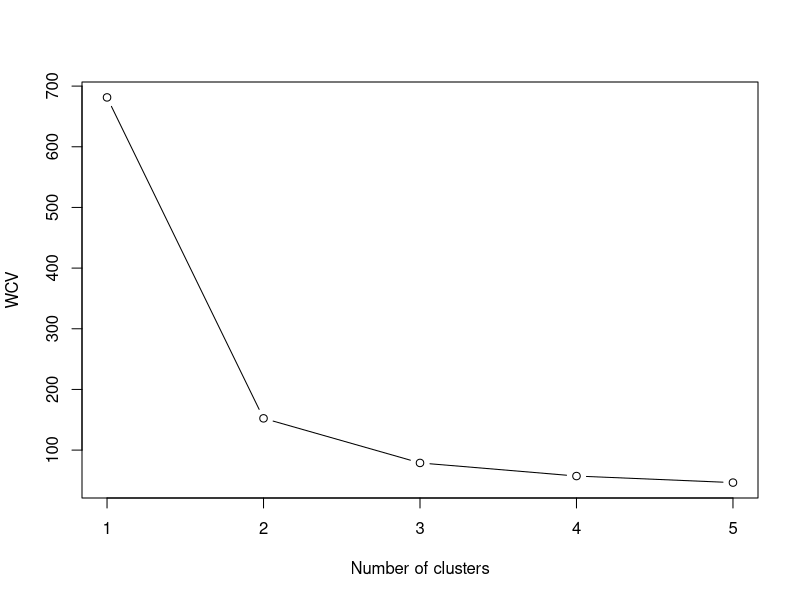
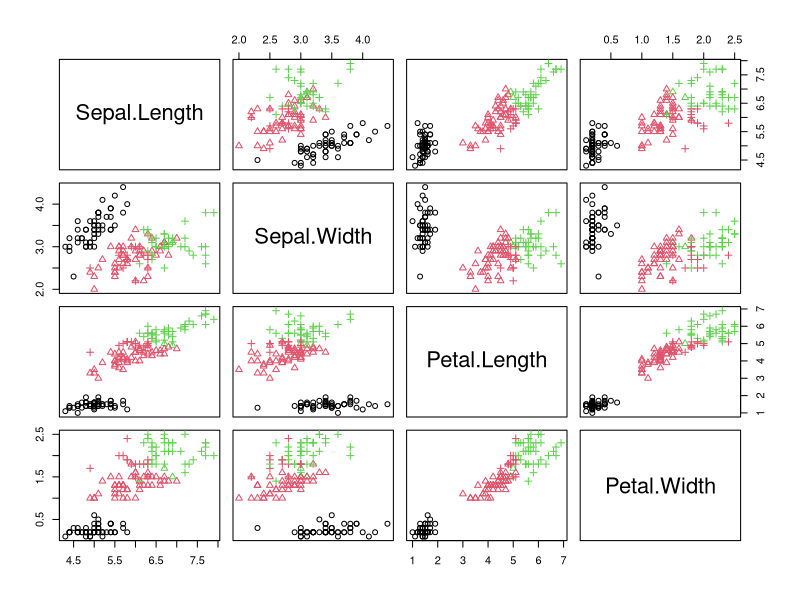
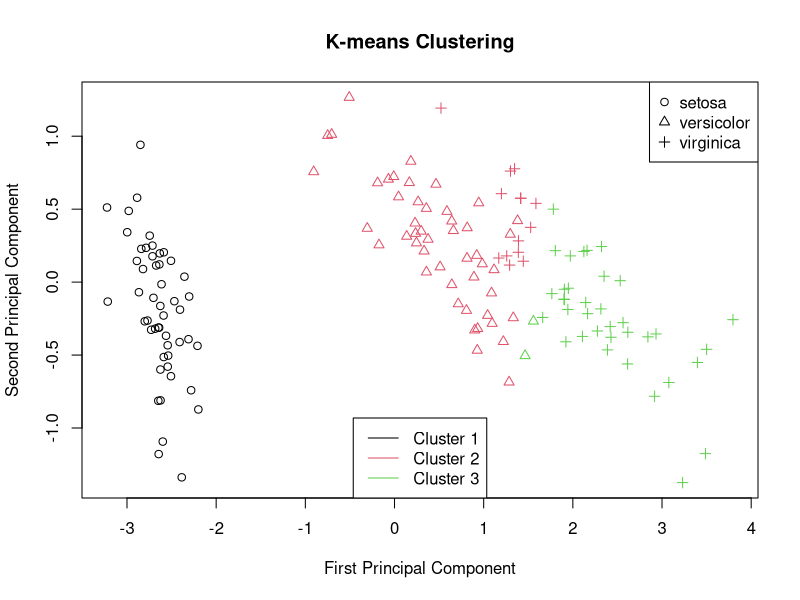
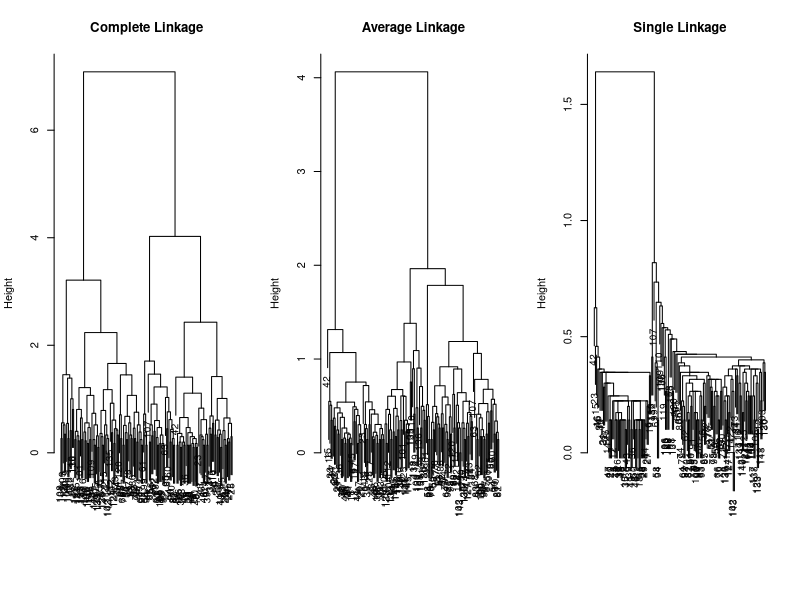
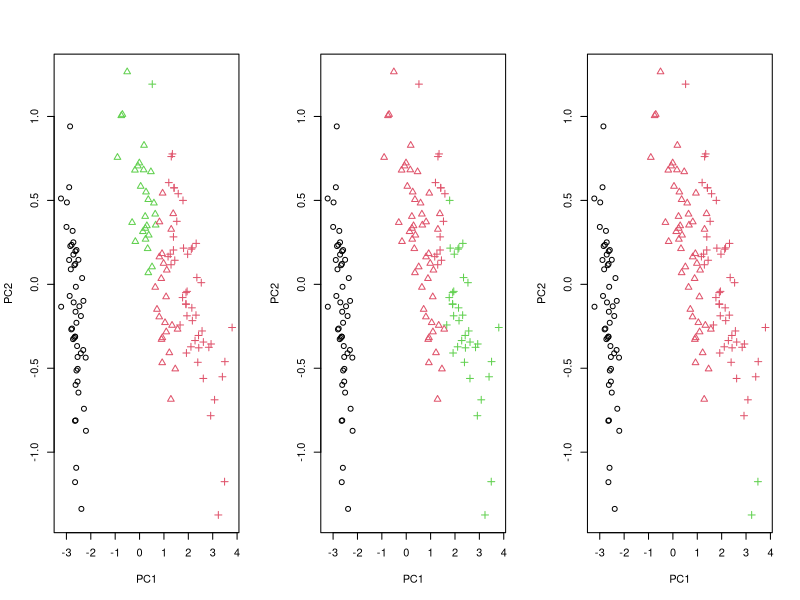
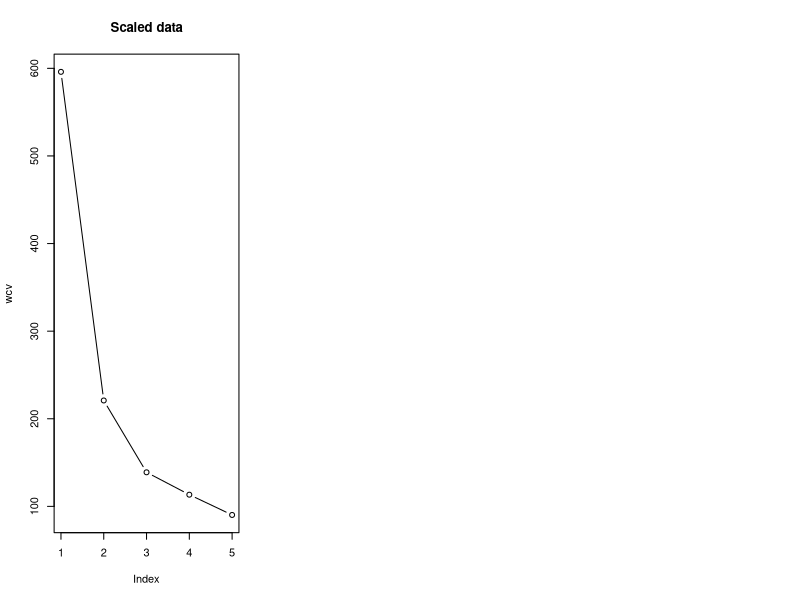
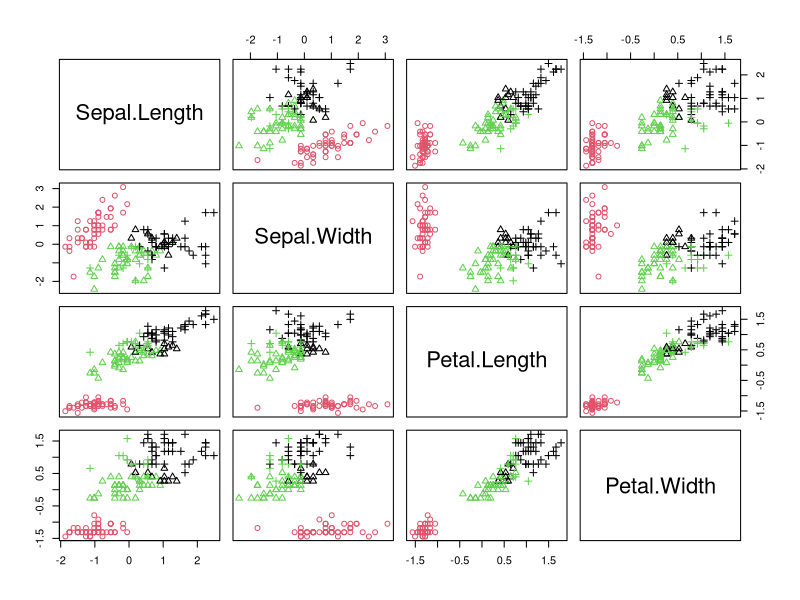
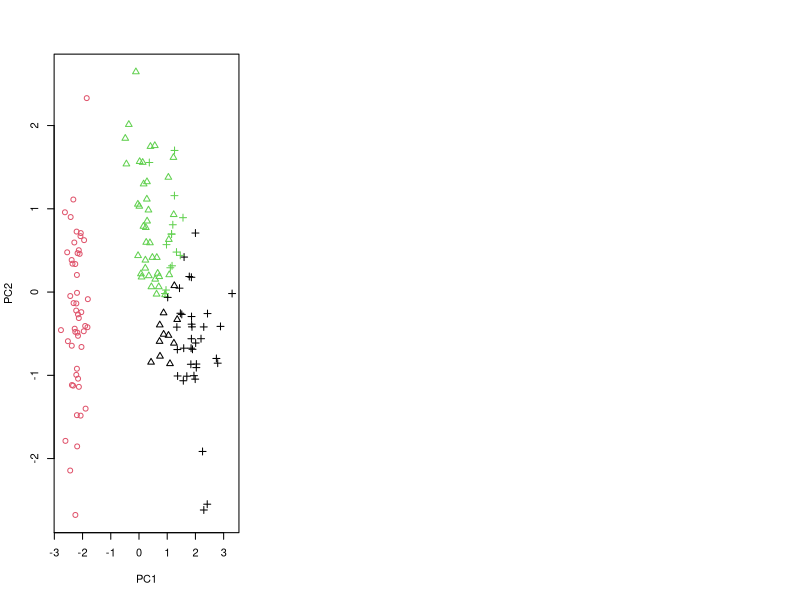

Generate these figures, in order, with R:
## ---- chunk 1
knitr::opts_chunk$set(echo = TRUE)
## ---- chunk 2
data = iris
data$Species = NULL
head(data)
## ---- chunk 3
k <- 5
WCV <- rep(NA, k)  #within-cluster variation
for (i in 1:k) {
  k_means_out <- kmeans(data, centers = i, nstart = 20)
  WCV[i] <- k_means_out$tot.withinss
}
plot(WCV, xlab = "Number of clusters", type = "b")
## ---- chunk 4
# Perform K-means with K = 3
set.seed(123)
k_best <- 3
k_means_out <- kmeans(data, centers = k_best, nstart = 20)
plot(as.data.frame(data), col = k_means_out$cluster, pch = as.numeric(as.factor(iris$Species)))
## ---- chunk 5
pca_out <- prcomp(data)
PC1 <- pca_out$x[, 1]
PC2 <- pca_out$x[, 2]
plot(PC1, PC2, col = k_means_out$cluster, pch = as.numeric(as.factor(iris$Species)),
  main = "K-means Clustering", xlab = "First Principal Component", ylab = "Second Principal Component")

legend("topright", legend = levels(as.factor(iris$Species)), pch = 1:3)
legend("bottom", legend = c("Cluster 1", "Cluster 2", "Cluster 3"), col = 1:3, lty = 1)
## ---- chunk 6
Best_Confusion_Matrix <- function(Confusion_Matrix) {
  # Computes the best confusion matrix by permuting the rows
  library(combinat)
  x <- as.matrix(Confusion_Matrix)
  n <- sum(x)  # sample size
  p <- nrow(x)  # number of features
  if (ncol(x) != p)
    stop("x must be a square matrix.")

  perm_vec <- permn(1:p)  # all permutations of 1:p
  p_fact <- length(perm_vec)  # p factorial
  accuracy_val <- rep(NA, p_fact)

  # checking
  for (i in 1:p_fact) accuracy_val[i] <- sum(diag(x[perm_vec[[i]], ]))/n

  best_accuracy_index <- which.max(accuracy_val)
  best_accuracy_val <- accuracy_val[best_accuracy_index]
  best_Conf_Mat <- x[perm_vec[[best_accuracy_index]], ]

  return(list(x = best_Conf_Mat, val = best_accuracy_val))
}
## ---- chunk 7
confusioin_mat <- table(k_means_out$cluster, iris$Species)
Best_Confusion_Matrix(confusioin_mat)
## ---- chunk 8
cluster_complete <- hclust(dist(data), method = "complete")
cluster_average <- hclust(dist(data), method = "average")
cluster_single <- hclust(dist(data), method = "single")

par(mfrow = c(1, 3))
plot(cluster_complete, main = "Complete Linkage", xlab = "", sub = "", cex = 0.9)
plot(cluster_average, main = "Average Linkage", xlab = "", sub = "", cex = 0.9)
plot(cluster_single, main = "Single Linkage", xlab = "", sub = "", cex = 0.9)
## ---- chunk 9
cluster_complete_3 = cutree(cluster_complete, k = 3)
cc_table = table(cluster_complete_3, iris$Species)
Best_Confusion_Matrix(cc_table)

plot(PC1, PC2, col = cluster_complete_3, pch = as.numeric(as.factor(iris$Species)))
## ---- chunk 10
cluster_average_3 = cutree(cluster_average, k = 3)
ca_table = table(cluster_average_3, iris$Species)
Best_Confusion_Matrix(ca_table)

plot(PC1, PC2, col = cluster_average_3, pch = as.numeric(as.factor(iris$Species)))
## ---- chunk 11
cluster_single_3 = cutree(cluster_single, k = 3)
cs_table = table(cluster_single_3, iris$Species)
Best_Confusion_Matrix(cs_table)

plot(PC1, PC2, col = cluster_single_3, pch = as.numeric(as.factor(iris$Species)))
## ---- chunk 12
data = scale(data)
head(data)
## ---- chunk 13
set.seed(123)
wcv = numeric(5)
for (i in 1:5) {
  k_means_out = kmeans(data, centers = i, nstart = 20)
  wcv[i] = k_means_out$tot.withinss
}
plot(wcv, type = "b", main = 'Scaled data')
## ---- chunk 14
k_best = 3
k_means_out = kmeans(data, centers = k_best, nstart = 20)
k_means_out
## ---- chunk 15
pairs(data, col = k_means_out$cluster, pch = as.numeric(iris$Species))
## ---- chunk 16
pc_out = prcomp(data)
PC1 = pc_out$x[,1]
PC2 = pc_out$x[,2]
plot(PC1, PC2, col = k_means_out$cluster, pch = as.numeric(iris$Species))
